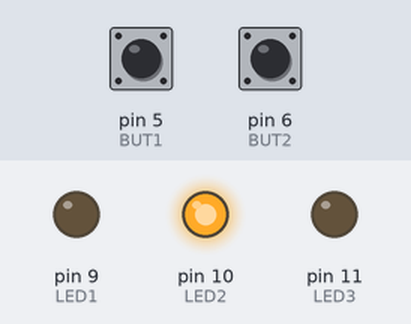
This sketch was run on a simulated Arduino Uno, built with avr-gcc and run on an emulated ATmega328P. On the bench: output pins drawn as LEDs (lit = HIGH). Inputs (shaded band) come from the test bench; at power-on: pin 5 (BUT1) HIGH, pin 6 (BUT2) HIGH. What the sketch prints to the serial monitor is not drawn.

Above: at 1.2 s.
1.3 s: pin 5 (BUT1) pulled LOW for 1 s
At 3.3 s:
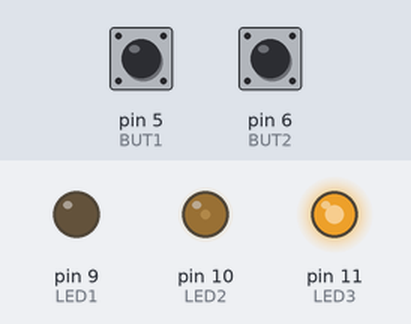
3.8 s: pin 6 (BUT2) pulled LOW for 3.2 s
At 5.3 s:
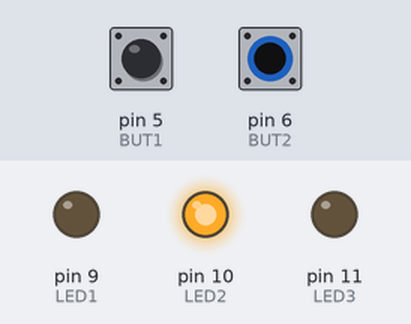
8.5 s: pin 5 (BUT1) pulled LOW for 3.2 s
At 10.4 s:
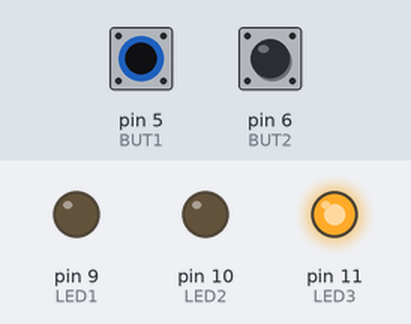
13.2 s: pin 6 (BUT2) pulled LOW for 0.15 s
At 14.6 s:
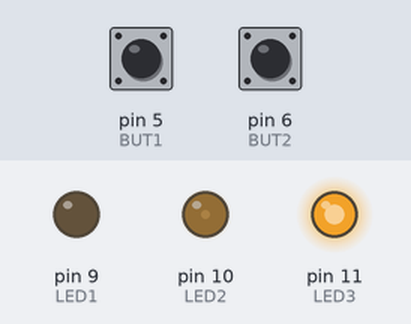
Timing chart, 0 to 15.8 s (numbered marks = the images above; inputs shaded):
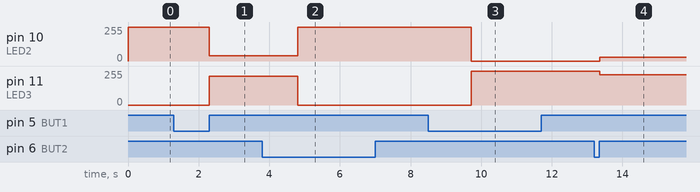

The sketch:

led_color_change_buttons.ino
```cpp
//initialization of variables
const int LED1 = 9;
const int LED2 = 10;
const int LED3 = 11;

const int BUT1 = 5; //buttons
const int BUT2 = 6;

int brightnessValue = 0;

void setup() {
  //set pinmodes to output
  pinMode (LED1, OUTPUT); //treating the LED as separate LEDs
  pinMode (LED2, OUTPUT);
  pinMode (LED3, OUTPUT);

  pinMode (BUT1, INPUT_PULLUP);
  pinMode (BUT2, INPUT_PULLUP);

  Serial.begin(9600); //open the serial monitor to see the value of brightnessValue

}

void loop() {
  //turn LEDs on using PWM (the last value)
  analogWrite(LED1, 0); //255 max value
  analogWrite(LED2, (255 - brightnessValue)); //inverse of brightnessValue
  analogWrite(LED3, brightnessValue);

  int buttonOne = digitalRead(BUT1); //read values from buttons
  int buttonTwo = digitalRead(BUT2);

  Serial.println(brightnessValue);

  //logic to dim LEDs
  if (buttonOne == 0 && brightnessValue <= 254){
    brightnessValue ++;
  }
  else if (buttonTwo == 0 && brightnessValue >= 1){
    brightnessValue --;
  }


  delay(2);
}
```

Measured:
- after the input at 1.3 s, pin 10 (LED2): 255/255 → 40/255 after 1.0 s; pin 11 (LED3): 0/255 → 215/255 after 1.0 s
- after the input at 3.8 s, pin 10 (LED2): 40/255 → 255/255 after 1.0 s; pin 11 (LED3): 215/255 → 0/255 after 1.0 s
- after the input at 8.5 s, pin 10 (LED2): 255/255 → 0/255 after 1.2 s; pin 11 (LED3): 0/255 → 255/255 after 1.2 s
- after the input at 13.2 s, pin 10 (LED2): 0/255 → 29/255 after 0.15 s; pin 11 (LED3): 255/255 → 226/255 after 0.15 s
